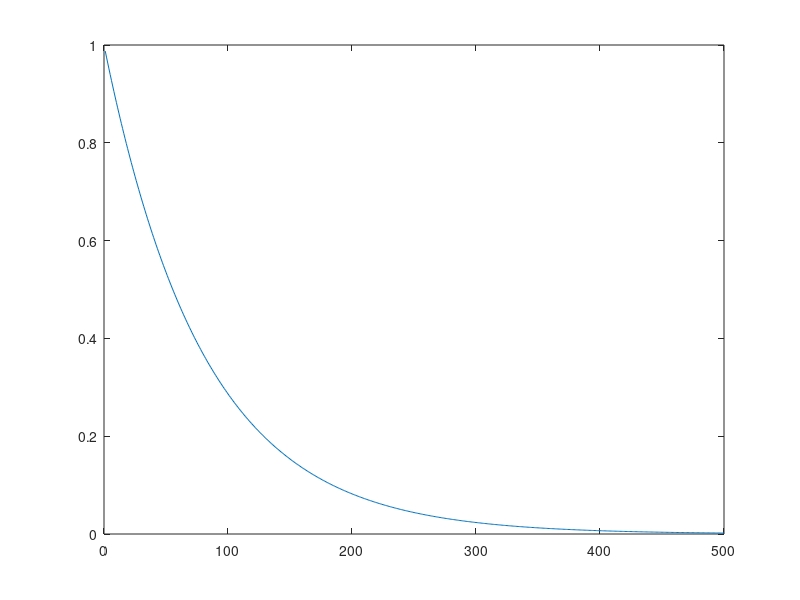

The MATLAB source for this figure: (Note: this script raises an error after producing the figure.)
function[] = all_tests()

    %qrbk_max_stable()

    rbki_blocked_extended_max_stable()
    %rbki_blocked_extended_rob_stable()

    %rbki_blocked_extended_max()
    %rbki_blocked_extended_rob()
    %rbki_blocked_small_hard_case()

    %rbki_blocked_slow_exp_lowrank
    %rsi_blocked_slow_exp_lowrank()
    
    %qb_small_hard_case()
    %qb_small_hard_case_abstract_operator()
    %qb_large_hard_case_abstract_operator()
    %qb_exlarge_hard_case_abstract_operator()
    
    %qb_fast_exp_full_rank()
    %qb_slow_exp_full_rank()
    
    %qb_fast_exp_low_rank()
    %qb_slow_exp_low_rank()
end

% Generator for random matrix with an exponentially decaying spectrum
function [A, s] = gen_exp_spectrum(m, n, k, t)
    spectrum = exp((1 : k) / -t);
    [A, s] = gen_test_mat(m, n, k, spectrum);
end
function [A, S] = gen_test_mat(m, n, k, spectrum)
    Buf = randn(m, k);
    [U, ~] = qr(Buf, 0);
    Buf = randn(n, k);
    [V, ~] = qr(Buf, 0);
    if isscalar(spectrum)
        spectrum = abs(randn(1, k));
        spectrum = sort(spectrum,'descend');
    end
    S = spdiags(spectrum', 0, k, k);
    A = U * S * V';
end

%Runs a QB with abstarct operator on an n by n diagonal matrix A with 
% A(1, 1) = 10 and A(i, i) = 1 for i = 2...500.
% Expected outcome: fro termination criteria reached at rank 500, iteration
% 500 / b_sz; spec termination criteria reached ar rank 500, iteration (500
% / b_sz) + 1.
% This case techinally fits in my ram, but still am using it with an
% abstract operator for extra safety.

function[] = qb_small_hard_case_abstract_operator()
    fprintf("/--------------------------------------------------------/\n")
    n = 10^3;
    A = zeros(1, n);
    A(1:500) = 1;
    A = sparse(1:n, 1:n, A, n, n);
    A(1, 1) = 10;
    b_sz = 50;
    k = 600;
    tol = 1e-15;
    p = 2;
    A = {A};

    QB_blocked_pi_abstract_operator(A, b_sz, tol, k, p);
    fprintf("/--------------------------------------------------------/\n")
end

% Same as above, but more info bc no abstarct operator
function[] = qb_small_hard_case()
    fprintf("/--------------------------------------------------------/\n")
    n = 10^3;
    A = zeros(1, n);
    A(1:500) = 1;
    A = sparse(1:n, 1:n, A, n, n);
    A(1, 1) = 10;
    b_sz = 50;
    k = 600;
    tol = 1e-15;
    p = 2;

    QB_blocked_pi(A, b_sz, tol, k, p);
    fprintf("/--------------------------------------------------------/\n")
end

% This does not fit in my memory anymore, takes ~2 hours to complete on my
% machine.
function[] = qb_large_hard_case_abstract_operator()
    fprintf("/--------------------------------------------------------/\n")
    n = 10^5;
    A = zeros(1, n);
    A(1:500) = 1;
    A = sparse(1:n, 1:n, A, n, n);
    A(1, 1) = 10;
    b_sz = 50;
    k = 600;
    tol = 1e-15;
    p = 2;
    A = {A};

    QB_blocked_pi_abstract_operator(A, b_sz, tol, k, p);
    fprintf("/--------------------------------------------------------/\n")
end

% Extremely large case, suggested by Rob.
function[] = qb_exlarge_hard_case_abstract_operator()
    fprintf("/--------------------------------------------------------/\n")
    n = 10^6;
    A = zeros(1, n);
    A(1:500) = 1;
    A = sparse(1:n, 1:n, A, n, n);
    A(1, 1) = 10;
    b_sz = 50;
    k = 600;
    tol = 1e-15;
    p = 2;
    A = {A};

    QB_blocked_pi_abstract_operator(A, b_sz, tol, k, p);
    fprintf("/--------------------------------------------------------/\n")
end

% "Full-rank case" with very small singular values: may terminate early due
% to the size of last singular values
function[] = qb_fast_exp_full_rank()
    fprintf("/--------------------------------------------------------/\n")
    n = 10^3;
    k = n;
    [A,~] = gen_exp_spectrum(n, n, k, 30);
    b_sz = 50;
    tol = 1e-15;
    p = 2;

    QB_blocked_pi(A, b_sz, tol, k, p);
    fprintf("/--------------------------------------------------------/\n")
end

% Full-rank case: we expect spec metric to not work, since it is supposed
% to detect rank at iteration i+1 (which will be off-limits in a full-rank
% case);
function[] = qb_slow_exp_full_rank()
    fprintf("/--------------------------------------------------------/\n")
    n = 10^3;
    k = n;
    [A,~] = gen_exp_spectrum(n, n, k, 80);
    b_sz = 50;
    tol = 1e-15;
    p = 2;

    QB_blocked_pi(A, b_sz, tol, k, p);
    fprintf("/--------------------------------------------------------/\n")
end

function[] = qb_fast_exp_low_rank()
    fprintf("/--------------------------------------------------------/\n")
    n = 10^3;
    k = 600;
    [A,~] = gen_exp_spectrum(n, n, 500, 30);
    b_sz = 50;
    tol = 1e-15;
    p = 2;

    QB_blocked_pi(A, b_sz, tol, k, p);
    fprintf("/--------------------------------------------------------/\n")
end

function[] = qb_slow_exp_low_rank()
    fprintf("/--------------------------------------------------------/\n")
    n = 10^3;
    k = 600;
    [A,~] = gen_exp_spectrum(n, n, 500, 80);
    b_sz = 50;
    tol = 1e-15;
    p = 2;

    QB_blocked_pi(A, b_sz, tol, k, p);
    fprintf("/--------------------------------------------------------/\n")
end

function[] = rsi_blocked_slow_exp_lowrank()
    fprintf("/--------------------------------------------------------/\n")
    n = 10^3;
    k = 600;
    [A,~] = gen_exp_spectrum(n, n, 500, 80);
    b_sz = 25;
    tol = 1e-15;
    p = 2;

    RSI_blocked(A, b_sz, tol, n, p);
    fprintf("/--------------------------------------------------------/\n")
end

function[] = rbki_blocked_slow_exp_lowrank()
    fprintf("/--------------------------------------------------------/\n")
    n = 10^3;
    k = 600;
    [A,~] = gen_exp_spectrum(n, n, 500, 80);
    b_sz = 25;
    tol = 1e-15;
    p = 2;

    RBKI_blocked(A, b_sz, tol, n, p);
    fprintf("/--------------------------------------------------------/\n")
end

function[] = rbki_blocked_small_hard_case()
    fprintf("/--------------------------------------------------------/\n")
    n = 10^3;
    k = 600;
    A = zeros(1, n);
    A(1, 1) = 10;
    A(1, 2) = 1;
    for i = 3:k
        A(1, i) = A(1, i-1) - (1 / n);
    end
    A = diag(A);

    b_sz = 50;
    tol = 1e-15;
    p = 2;

    RBKI_blocked(A, b_sz, tol, n, p);
    fprintf("/--------------------------------------------------------/\n")
end

function[] = rbki_blocked_extended_rob()
    fprintf("/--------------------------------------------------------/\n")

    n = 10^3;
    k = 600;
    [A,~] = gen_exp_spectrum(n, n, 500, 80);
    b_sz = 25;
    tol = 1e-15;
    p = 3;


    RBKI_blocked_extended_rob(A, b_sz, tol, n, p);
    fprintf("/--------------------------------------------------------/\n")
end

function[] = rbki_blocked_extended_max()
    fprintf("/--------------------------------------------------------/\n")

    n = 10^3;
    k = 600;

    %A = zeros(1, n);
    %A(:, 1:9) = [10, 9, 8, 7, 6, 5, 4, 3, 2];
    %for i = 10:k
        %A(1, i) = A(1, i-1) - (1 / n);
    %end
    %A = diag(A);
    [A,~] = gen_exp_spectrum(n, n, 500, 80);

    b_sz = 10;
    tol = 1e-14;
    p = 30;


    RBKI_blocked_extended_max(A, b_sz, tol, 10, p);
    fprintf("/--------------------------------------------------------/\n")
end

function[] = rbki_blocked_extended_rob_stable()
    fprintf("/--------------------------------------------------------/\n")

    n = 10^3;
    k = 600;

    %A = zeros(1, n);
    %A(:, 1:9) = [10, 9, 8, 7, 6, 5, 4, 3, 2];
    %for i = 10:k
    %    A(1, i) = A(1, i-1) - (1 / n);
    %end
    %A = diag(A);

    % True rank is 500
    [A,~] = gen_exp_spectrum(n, n, 500, 80);

    % target rank is 10
    r = 10;

    % "block size" is twice the target rank
    b_sz =   4 * r;

    tol = 1e-14;
    num_iters = 20;


    RBKI_blocked_extended_rob_stable(A, b_sz, tol, r, num_iters);
    fprintf("/--------------------------------------------------------/\n")
end

function[] = rbki_blocked_extended_max_stable()
    fprintf("/--------------------------------------------------------/\n")
  
    n = 10^3;
    
    % template for the "Hard case"
    %{
    A = zeros(1, n);
    A(:, 1:9) = [10, 9, 8, 7, 6, 5, 4, 3, 2];
    for i = 10:600
        A(1, i) = A(1, i-1) - (1 / n);
    end
    A = diag(A);
    %}

    % True rank is 500
    [A,~] = gen_exp_spectrum(n, n, 500, 80);

    tol = 1e-13;
    num_iters = 20;

    S = svd(A);
    plot(1:500, S(1:500, 1));

    RBKI_blocked_extended_max_stable(A, 10, 4, tol, 500, num_iters);
    fprintf("/--------------------------------------------------------/\n")
end

function[] = qrbk_max_stable()
    fprintf("/--------------------------------------------------------/\n")
  
    n = 10^3;
    
    % template for the "Hard case"
    %A = zeros(1, n);
    %A(:, 1:9) = [10, 9, 8, 7, 6, 5, 4, 3, 2];
    %for i = 10:600
    %    A(1, i) = A(1, i-1) - (1 / n);
    %end
    %A = diag(A);


    % True rank is 500
    [A,~] = gen_exp_spectrum(n, n, 500, 80);

    tol = 1e-14;
    num_iters = 2;

    S = svd(A);
    plot(1:500, S(1:500, 1));

    QBBK_max_stable(A, 10, 2, tol, 500, num_iters);
    fprintf("/--------------------------------------------------------/\n")
end

